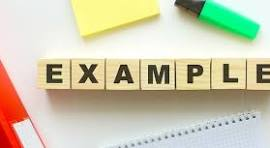
#> input picture example.jpg, 270 x 148 px; its folder holds only this picture in this run
$ python 'histogram generator.py'
#> lines starting #> are read from the running program, lines starting #| are printed output that depends on the picture
import cv2, pylab
from skimage import img_as_ubyte
import numpy as np
import os, random

def plot_image(imag, title=''):
    pylab.title(title, size=20), pylab.imshow(imag)
    pylab.axis('off') # comment this line if you want axis ticks

def plot_hist(r, title=''):
    r = img_as_ubyte(r)
    pylab.hist(np.array(r).ravel(), bins=256, range=(0, 256), color='r', alpha=0.5)
    pylab.xlabel('pixel value', size=20), pylab.ylabel('frequency', size=20)
    pylab.title(title, size=20)

def imagePathCheck(imagePath):
    return imagePath.lower().endswith(('.png', '.jpg', '.jpeg', '.gif'))

def getRandomImage(path):
    if path=="":
        path="."
    try:
        files = os.listdir(path)
        images = [file for file in files if imagePathCheck(file)]
        if not images:
            print("No images found in the specified folder.")
            return None
        return random.choice(images)
    except Exception as e:
        print(f"An error occurred while selecting image randomly: {e}")
        return None

def main():
    path=input("Enter path to an image: ")
#> the answer given: example.jpg
    if not imagePathCheck(path):
        print('You did not enter a path to an image, proceeding to find a random image in the given directory.\n')
        path=getRandomImage(path)
    im = cv2.imread(path)
#> im is the input picture: shape (148, 270, 3); mean B, G, R 175, 200.9, 204.5
    gray = im #cv2.cvtColor(im, cv2.COLOR_BGR2GRAY)
    pylab.style.use('ggplot')
    pylab.figure(figsize=(15, 5))
    pylab.subplot(121), plot_image(gray, 'original image')
    pylab.subplot(122), plot_hist(gray, 'histogram for RGB channels')
    pylab.show()
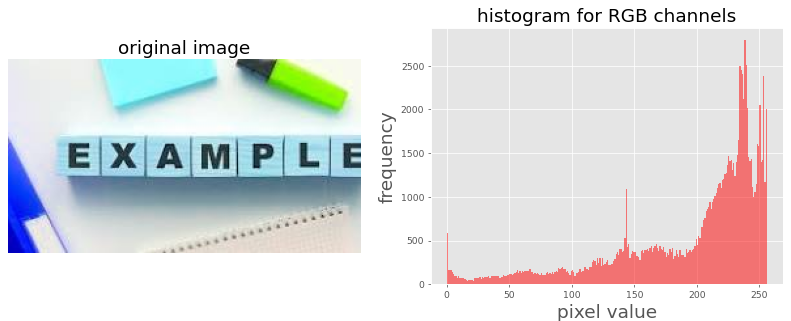
#> figure drawn by matplotlib, 2 panels; B, G, R data is drawn as R, G, B; panel 2: tallest bar 2795 high, from x = 238 to 239

if __name__=="__main__":
    if os.name=='nt':
        os.system('cls')
    else:
        os.system('clear')
    main()
